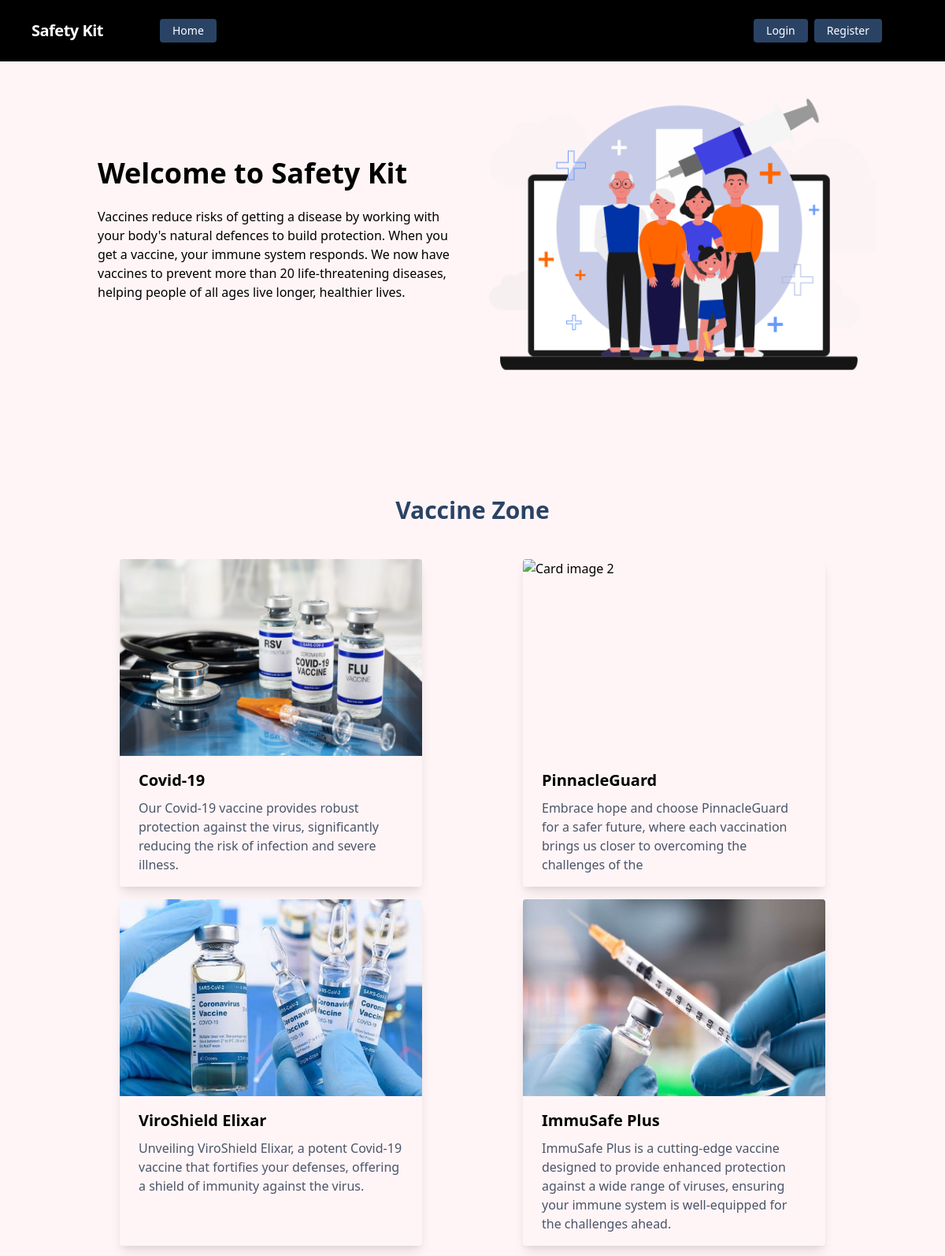
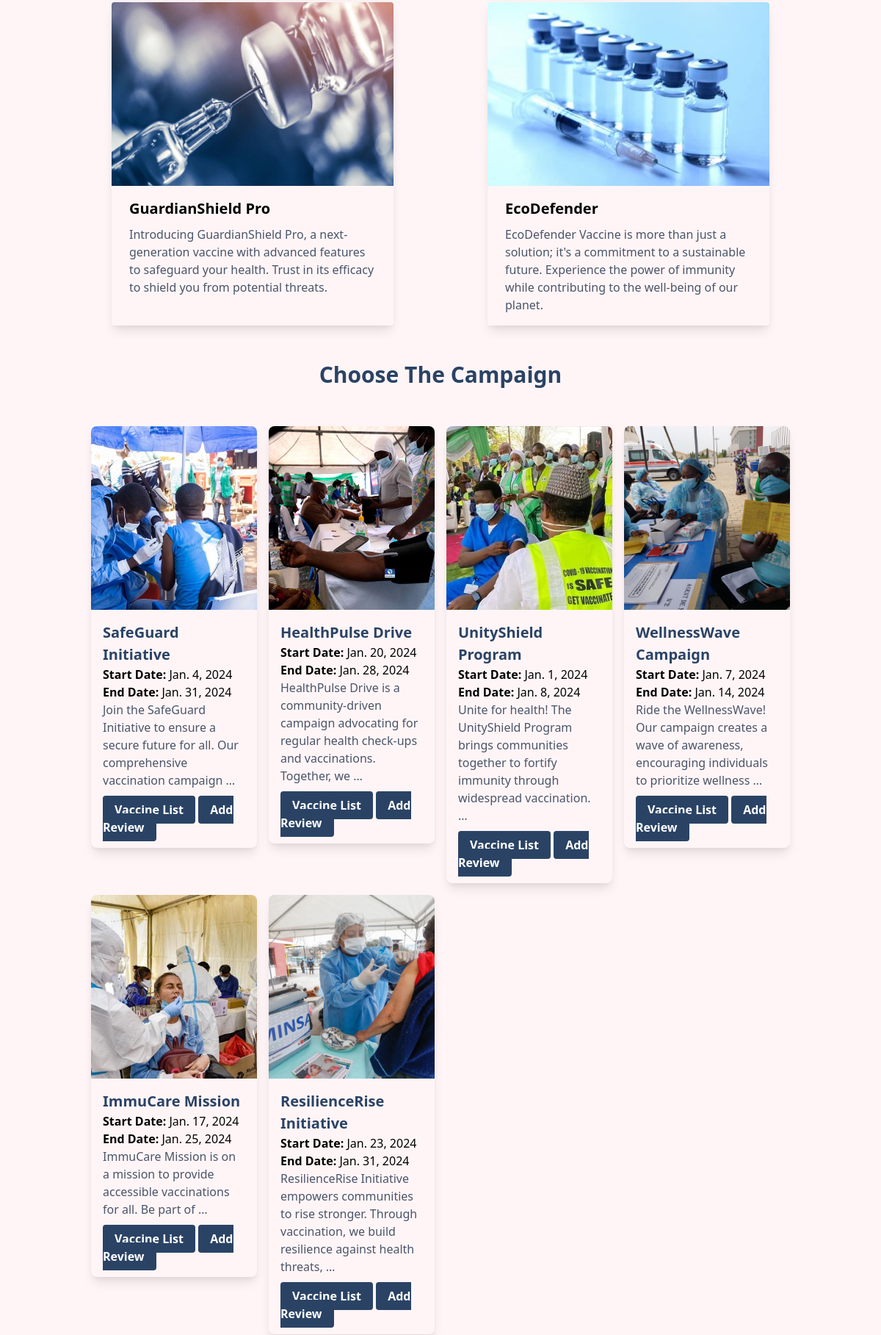
The page / (upper part) on the database its author committed (2 pictures, top to bottom).
### vaccine_campaign/models.py (models this page shows, shortened)
class Campaign(models.Model):
    name = models.CharField(max_length=100)
    description = models.TextField()
    image = models.ImageField(upload_to='vaccine_campaign/images')
    start_date = models.DateField()
    end_date = models.DateField()

### safety_kit/views.py (the view)
# urls.py: path('', HomeView.as_view(), name='home'),
class HomeView(View):
    template_name = "home.html"
    def get(self, request, *args, **kwargs):
        campaigns = Campaign.objects.all()
        reviews = Review.objects.all()
        comment_form = CampaignReviewForm()
        context = {
            "campaigns": campaigns,
            "reviews": reviews,
            "comment_form": comment_form,
        }
        return render(request, self.template_name, context)

### core/templates/home.html (shortened to what this page needs)
{% extends 'base.html' %}
{% load static %}
{% block content %}
<div class="container mx-auto flex flex-col md:flex-row items-center my-12 md:my-24">
    <div class="flex flex-col w-full lg:w-1/2 justify-center items-start pt-12 pb-24 px-6 rounded-2xl bg-opacity-70 mx-3">
        <h1 class="font-bold text-4xl my-4">Welcome to Safety Kit</h1>
        <p class="leading-normal mb-4">
        Vaccines reduce risks of getting a disease by working with your body's natural defences to build protection. When you get a vaccine, your immune system responds. We now have vaccines to prevent more than 20 life-threatening diseases, helping people of all ages live longer, healthier lives.
        </p>
    </div>
    <div class="w-full lg:w-1/2 lg:py-6 text-center ">
        <img class ="rounded-2xl" src ="{% static './img/Vaccine1.png' %}"/>
    </div>
</div>
<h1 id="campaign" class="font-bold text-3xl text-center my-5 pb-5 text-blue-900">
   Vaccine Zone
</h1>
<div class="flex justify-around flex-wrap">
  <div class="max-w-sm rounded overflow-hidden shadow-lg mb-4 hover:shadow-2xl hover:bg-gray-400 hover:text-blue-500 transition duration-300">
      <img class="w-full h-100" style='height: 250px;' src="{% static './img/vaccine2.png' %}" alt="Card image 1">
      <div class="px-6 py-4">
          <div class="font-bold text-xl mb-2">Covid-19</div>
          <p class="text-gray-700 text-base">Our Covid-19 vaccine provides robust protection against the virus, significantly reducing the risk of infection and severe illness.</p>
      </div>
  </div>
  <div class="max-w-sm rounded overflow-hidden shadow-lg mb-4 hover:shadow-2xl hover:bg-gray-400 hover:text-blue-500 transition duration-300">
      <img class="w-full h-100" style='height: 250px;' src="{% static './img/vaccine3.jpg' %}" alt="Card image 2">
      <div class="px-6 py-4">
          <div class="font-bold text-xl mb-2">PinnacleGuard </div>
          <p class="text-gray-700 text-base">Embrace hope and choose PinnacleGuard for a safer future, where each vaccination brings us closer to overcoming the challenges of the </p>
      </div>
  </div>
  <div class="max-w-sm rounded overflow-hidden shadow-lg mb-4 hover:shadow-2xl hover:bg-gray-400 hover:text-blue-500 transition duration-300">
      <img class="w-full h-100" style='height: 250px;' src="{% static './img/vaccine4.png' %}" alt="Card image 3">
      <div class="px-6 py-4">
          <div class="font-bold text-xl mb-2">ViroShield Elixar</div>
          <p class="text-gray-700 text-base">Unveiling ViroShield Elixar, a potent Covid-19 vaccine that fortifies your defenses, offering a shield of immunity against the virus.</p>
      </div>
  </div>
  <div class="max-w-sm rounded overflow-hidden shadow-lg mb-4 hover:shadow-2xl hover:bg-gray-400 hover:text-blue-500 transition duration-300">
      <img class="w-full h-100" style='height: 250px;' src="{% static './img/vaccine5.jpg' %}" alt="Card image 3">
      <div class="px-6 py-4">
          <div class="font-bold text-xl mb-2">ImmuSafe Plus</div>
          <p class="text-gray-700 text-base">ImmuSafe Plus is a cutting-edge vaccine designed to provide enhanced protection against a wide range of viruses, ensuring your immune system is well-equipped for the challenges ahead.</p>
      </div>
  </div>
  <div class="max-w-sm rounded overflow-hidden shadow-lg mb-4 hover:shadow-2xl hover:bg-gray-400 hover:text-blue-500 transition duration-300">
      <img class="w-full h-100" style='height: 250px;' src="{% static './img/vaccine6.jpg' %}" alt="Card image 3">
      <div class="px-6 py-4">
          <div class="font-bold text-xl mb-2">GuardianShield Pro</div>
          <p class="text-gray-700 text-base">Introducing GuardianShield Pro, a next-generation vaccine with advanced features to safeguard your health. Trust in its efficacy to shield you from potential threats.</p>
      </div>
  </div>
  <div class="max-w-sm rounded overflow-hidden shadow-lg mb-4 hover:shadow-2xl hover:bg-gray-400 hover:text-blue-500 transition duration-300">
      <img class="w-full h-100" style='height: 250px;' src="{% static './img/vaccine7.jpg' %}" alt="Card image 3">
      <div class="px-6 py-4">
          <div class="font-bold text-xl mb-2">EcoDefender </div>
          <p class="text-gray-700 text-base">EcoDefender Vaccine is more than just a solution; it's a commitment to a sustainable future. Experience the power of immunity while contributing to the well-being of our planet.</p>
      </div>
  </div>
</div>
<div class="flex flex-wrap justify-center p-4 mb-10">
    <div class="p-3">
      <h1 id="campaign" class="font-bold text-3xl text-center pb-5 text-blue-900">
        Choose The Campaign
      </h1>
      <div class="flex flex-wrap pt-5 mb-5">
        {% for c in campaigns %}
        <div class="w-1/4 p-2 min-h-full">
          <div class="bg-pink-100 rounded-lg overflow-hidden shadow-lg hover:bg-gray-400 hover:shadow-2xl transition duration-300">
            <img
            style='height: 250px;'
              src="{{ c.image.url }}"
              class="w-full h-50 object-cover"
              alt="image"
            />
            <div class="p-4">
              <h5 class="text-xl font-bold">
                <a href="" class="text-blue-900">{{ c.name }}</a>
              </h5>
              <p><b>Start Date:</b> {{ c.start_date }}</p>
              <p><b>End Date:</b> {{ c.end_date }}</p>
              <p class="text-gray-700 mb-4">
                {{ c.description|truncatewords:15 }}
              </p>
              {% if request.user.is_authenticated %}
              <a
                href="{% url 'vaccine_list'%}"
                class="bg-blue-900 w-full hover:bg-blue-700 text-white font-bold py-2 px-4 rounded focus:outline-none focus:shadow-outline"
                >Vaccine List</a
              >
              <a
                href="{% url 'campaign_review' c.id %}#review"
                class="bg-blue-900 hover:bg-blue-700 text-white font-bold py-2 px-4 rounded focus:outline-none focus:shadow-outline"
                >Add Review</a
              >
              {% else %}
              <a
                href="{% url 'login' %}"
                class="bg-blue-900 hover:bg-blue-700 text-white font-bold py-2 px-4 rounded focus:outline-none focus:shadow-outline"
                >Vaccine List</a
              >
              <a
              href="{% url 'login' %}"
              class="bg-blue-900 hover:bg-blue-700 text-white font-bold py-2 px-4 rounded focus:outline-none focus:shadow-outline"
              >Add Review</a
            >
              {% endif %}
            </div>
          </div>
        </div>
        {% endfor %}
      </div>
    </div>
  </div>
  </div>
  {% endblock %}

### rows shown on the page
Campaign: image (picture), name "SafeGuard Initiative", start_date "Jan. 4, 2024", end_date "Jan. 31, 2024", description "Join the SafeGuard Initiative to ensure a secure future for all. Our comprehensive vaccination campaign …"
Campaign: image (picture), name "HealthPulse Drive", start_date "Jan. 20, 2024", end_date "Jan. 28, 2024", description "HealthPulse Drive is a community-driven campaign advocating for regular health check-ups and vaccinations. Together, we …"
Campaign: image (picture), name "UnityShield Program", start_date "Jan. 1, 2024", end_date "Jan. 8, 2024", description "Unite for health! The UnityShield Program brings communities together to fortify immunity through widespread vaccination. …"
Campaign: image (picture), name "WellnessWave Campaign", start_date "Jan. 7, 2024", end_date "Jan. 14, 2024", description "Ride the WellnessWave! Our campaign creates a wave of awareness, encouraging individuals to prioritize wellness …"
Campaign: image (picture), name "ImmuCare Mission", start_date "Jan. 17, 2024", end_date "Jan. 25, 2024", description "ImmuCare Mission is on a mission to provide accessible vaccinations for all. Be part of …"
Campaign: image (picture), name "ResilienceRise Initiative", start_date "Jan. 23, 2024", end_date "Jan. 31, 2024", description "ResilienceRise Initiative empowers communities to rise stronger. Through vaccination, we build resilience against health threats, …"
